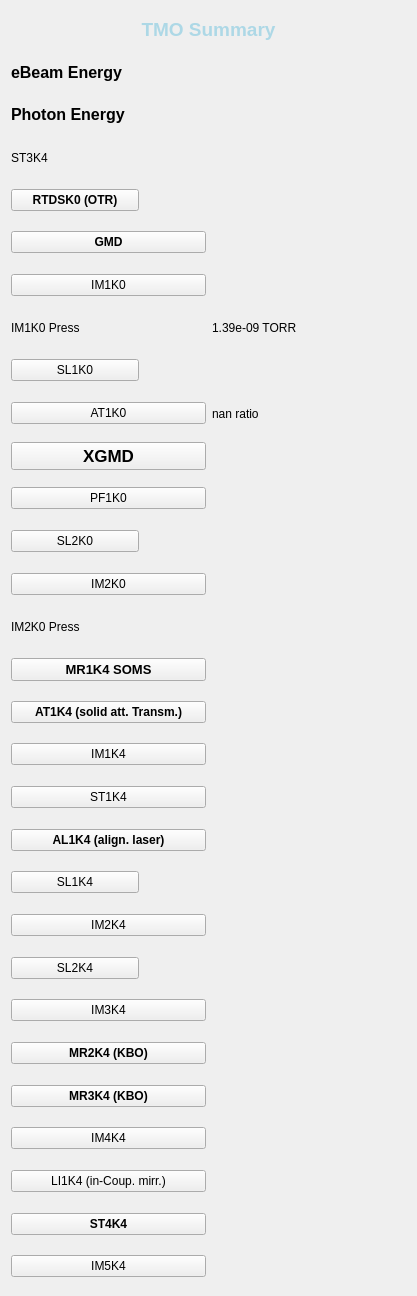
<?xml version="1.0" encoding="UTF-8"?>
<ui version="4.0">
 <class>Form</class>
 <widget class="QWidget" name="Form">
  <property name="geometry">
   <rect>
    <x>0</x>
    <y>0</y>
    <width>417</width>
    <height>1296</height>
   </rect>
  </property>
  <property name="sizePolicy">
   <sizepolicy hsizetype="Fixed" vsizetype="Fixed">
    <horstretch>0</horstretch>
    <verstretch>0</verstretch>
   </sizepolicy>
  </property>
  <property name="minimumSize">
   <size>
    <width>330</width>
    <height>830</height>
   </size>
  </property>
  <property name="maximumSize">
   <size>
    <width>10000000</width>
    <height>1000000</height>
   </size>
  </property>
  <property name="windowTitle">
   <string>Form</string>
  </property>
  <property name="styleSheet">
   <string notr="true"/>
  </property>
  <layout class="QVBoxLayout" name="verticalLayout_2">
   <item>
    <layout class="QVBoxLayout" name="verticalLayout">
     <item>
      <widget class="QLabel" name="label">
       <property name="font">
        <font>
         <pointsize>14</pointsize>
         <weight>75</weight>
         <bold>true</bold>
        </font>
       </property>
       <property name="styleSheet">
        <string notr="true">color:lightblue</string>
       </property>
       <property name="text">
        <string>TMO Summary</string>
       </property>
       <property name="alignment">
        <set>Qt::AlignCenter</set>
       </property>
      </widget>
     </item>
     <item>
      <layout class="QHBoxLayout" name="horizontalLayout_9">
       <item>
        <widget class="PyDMLabel" name="PyDMLabel">
         <property name="font">
          <font>
           <pointsize>12</pointsize>
           <weight>75</weight>
           <bold>true</bold>
          </font>
         </property>
         <property name="toolTip">
          <string/>
         </property>
         <property name="text">
          <string>eBeam Energy</string>
         </property>
        </widget>
       </item>
       <item>
        <widget class="PyDMLabel" name="PyDMLabel_2">
         <property name="font">
          <font>
           <pointsize>13</pointsize>
           <weight>75</weight>
           <bold>true</bold>
          </font>
         </property>
         <property name="toolTip">
          <string/>
         </property>
         <property name="precision" stdset="0">
          <number>3</number>
         </property>
         <property name="showUnits" stdset="0">
          <bool>true</bool>
         </property>
         <property name="precisionFromPV" stdset="0">
          <bool>false</bool>
         </property>
         <property name="channel" stdset="0">
          <string>ca://BEND:DMPS:420:BDES</string>
         </property>
        </widget>
       </item>
      </layout>
     </item>
     <item>
      <layout class="QHBoxLayout" name="horizontalLayout_25">
       <item>
        <widget class="PyDMLabel" name="PyDMLabel_3">
         <property name="font">
          <font>
           <pointsize>12</pointsize>
           <weight>75</weight>
           <bold>true</bold>
          </font>
         </property>
         <property name="toolTip">
          <string/>
         </property>
         <property name="text">
          <string>Photon Energy</string>
         </property>
        </widget>
       </item>
       <item>
        <widget class="PyDMLabel" name="PyDMLabel_4">
         <property name="font">
          <font>
           <pointsize>16</pointsize>
           <weight>75</weight>
           <bold>true</bold>
           <underline>true</underline>
          </font>
         </property>
         <property name="toolTip">
          <string/>
         </property>
         <property name="showUnits" stdset="0">
          <bool>true</bool>
         </property>
         <property name="channel" stdset="0">
          <string>ca://SIOC:SYS0:ML00:AO628</string>
         </property>
        </widget>
       </item>
      </layout>
     </item>
     <item>
      <layout class="QHBoxLayout" name="horizontalLayout_26">
       <item>
        <widget class="PyDMLabel" name="PyDMLabel_5">
         <property name="toolTip">
          <string/>
         </property>
         <property name="text">
          <string>ST3K4</string>
         </property>
        </widget>
       </item>
       <item>
        <widget class="PyDMLabel" name="PyDMLabel_6">
         <property name="toolTip">
          <string/>
         </property>
         <property name="channel" stdset="0">
          <string>ca://PPS:NEH1:1:ST3K4INSUM</string>
         </property>
        </widget>
       </item>
      </layout>
     </item>
     <item>
      <layout class="QHBoxLayout" name="horizontalLayout_27">
       <item>
        <widget class="PyDMShellCommand" name="PyDMShellCommand_22">
         <property name="font">
          <font>
           <weight>75</weight>
           <bold>true</bold>
          </font>
         </property>
         <property name="toolTip">
          <string/>
         </property>
         <property name="text">
          <string>RTDSK0 (OTR)</string>
         </property>
         <property name="showIcon" stdset="0">
          <bool>false</bool>
         </property>
         <property name="commands" stdset="0">
          <stringlist>
           <string>pydm /reg/g/pcds/epics-dev/jyin/screens/RTDSK0.ui</string>
          </stringlist>
         </property>
        </widget>
       </item>
       <item>
        <widget class="PyDMLabel" name="PyDMLabel_23">
         <property name="font">
          <font>
           <weight>75</weight>
           <bold>true</bold>
          </font>
         </property>
         <property name="toolTip">
          <string/>
         </property>
         <property name="channel" stdset="0">
          <string>ca://RTDSK0:MPA:01:POS_STATE_RBV</string>
         </property>
        </widget>
       </item>
       <item>
        <widget class="PyDMLabel" name="PyDMLabel_7">
         <property name="font">
          <font>
           <pointsize>9</pointsize>
           <weight>75</weight>
           <bold>true</bold>
          </font>
         </property>
         <property name="toolTip">
          <string/>
         </property>
         <property name="channel" stdset="0">
          <string>ca://RTDSK0:MPA:02:POS_STATE_RBV</string>
         </property>
        </widget>
       </item>
      </layout>
     </item>
     <item>
      <layout class="QHBoxLayout" name="horizontalLayout">
       <item>
        <widget class="PyDMShellCommand" name="gdet_shell">
         <property name="font">
          <font>
           <weight>75</weight>
           <bold>true</bold>
          </font>
         </property>
         <property name="toolTip">
          <string/>
         </property>
         <property name="text">
          <string>GMD</string>
         </property>
         <property name="showIcon" stdset="0">
          <bool>false</bool>
         </property>
         <property name="commands" stdset="0">
          <stringlist>
           <string>bash /reg/g/pcds/epics/ioc/kfe/gmd/current/gmdScreens/launch_gmd_main_pcds.sh</string>
          </stringlist>
         </property>
        </widget>
       </item>
       <item>
        <widget class="PyDMLabel" name="gmd_label">
         <property name="font">
          <font>
           <weight>75</weight>
           <bold>true</bold>
          </font>
         </property>
         <property name="toolTip">
          <string/>
         </property>
         <property name="precision" stdset="0">
          <number>4</number>
         </property>
         <property name="showUnits" stdset="0">
          <bool>true</bool>
         </property>
         <property name="precisionFromPV" stdset="0">
          <bool>false</bool>
         </property>
         <property name="alarmSensitiveContent" stdset="0">
          <bool>true</bool>
         </property>
         <property name="alarmSensitiveBorder" stdset="0">
          <bool>true</bool>
         </property>
         <property name="channel" stdset="0">
          <string>ca://EM1K0:GMD:HPS:AvgPulseIntensity</string>
         </property>
        </widget>
       </item>
      </layout>
     </item>
     <item>
      <layout class="QHBoxLayout" name="horizontalLayout_4">
       <item>
        <widget class="PyDMShellCommand" name="PyDMShellCommand_3">
         <property name="toolTip">
          <string/>
         </property>
         <property name="text">
          <string>IM1K0</string>
         </property>
         <property name="showIcon" stdset="0">
          <bool>false</bool>
         </property>
         <property name="commands" stdset="0">
          <stringlist>
           <string>/reg/g/pcds/epics/ioc/common/pgpCamlink/R0.7.3/children/build/iocBoot/ioc-kfe-pgp01/edm-ioc-kfe-pgp01.cmd</string>
          </stringlist>
         </property>
        </widget>
       </item>
       <item>
        <widget class="PyDMLabel" name="im1k0_label">
         <property name="toolTip">
          <string/>
         </property>
         <property name="showUnits" stdset="0">
          <bool>true</bool>
         </property>
         <property name="channel" stdset="0">
          <string>ca://IM1K0:XTES:CAM:ArrayRate_RBV</string>
         </property>
        </widget>
       </item>
      </layout>
     </item>
     <item>
      <layout class="QHBoxLayout" name="horizontalLayout_28">
       <item>
        <widget class="PyDMLabel" name="PyDMLabel_8">
         <property name="toolTip">
          <string/>
         </property>
         <property name="text">
          <string>IM1K0 Press</string>
         </property>
        </widget>
       </item>
       <item>
        <widget class="PyDMLabel" name="PyDMLabel_9">
         <property name="toolTip">
          <string/>
         </property>
         <property name="text">
          <string>1.39e-09 TORR</string>
         </property>
         <property name="showUnits" stdset="0">
          <bool>true</bool>
         </property>
         <property name="channel" stdset="0">
          <string>ca://IM1K0:XTES:GCC:1:PRESS_RBV</string>
         </property>
         <property name="displayFormat" stdset="0">
          <enum>PyDMLabel::Exponential</enum>
         </property>
        </widget>
       </item>
      </layout>
     </item>
     <item>
      <layout class="QHBoxLayout" name="horizontalLayout_5">
       <item>
        <widget class="PyDMShellCommand" name="PyDMShellCommand_4">
         <property name="toolTip">
          <string/>
         </property>
         <property name="text">
          <string>SL1K0</string>
         </property>
         <property name="showIcon" stdset="0">
          <bool>false</bool>
         </property>
         <property name="commands" stdset="0">
          <stringlist>
           <string>pydm mghaly/screens/devices/SL1K0-POWER.ui</string>
          </stringlist>
         </property>
        </widget>
       </item>
       <item>
        <widget class="PyDMLabel" name="PyDMLabel_10">
         <property name="toolTip">
          <string/>
         </property>
         <property name="precision" stdset="0">
          <number>1</number>
         </property>
         <property name="showUnits" stdset="0">
          <bool>true</bool>
         </property>
         <property name="precisionFromPV" stdset="0">
          <bool>false</bool>
         </property>
         <property name="channel" stdset="0">
          <string>ca://SL1K0:POWER:ACTUAL_XWIDTH_RBV</string>
         </property>
        </widget>
       </item>
       <item>
        <widget class="PyDMLabel" name="PyDMLabel_11">
         <property name="toolTip">
          <string/>
         </property>
         <property name="precision" stdset="0">
          <number>1</number>
         </property>
         <property name="showUnits" stdset="0">
          <bool>true</bool>
         </property>
         <property name="precisionFromPV" stdset="0">
          <bool>false</bool>
         </property>
         <property name="channel" stdset="0">
          <string>ca://SL1K0:POWER:ACTUAL_YWIDTH_RBV</string>
         </property>
        </widget>
       </item>
      </layout>
     </item>
     <item>
      <layout class="QHBoxLayout" name="horizontalLayout_2">
       <item>
        <widget class="PyDMShellCommand" name="PyDMShellCommand">
         <property name="toolTip">
          <string/>
         </property>
         <property name="text">
          <string>AT1K0</string>
         </property>
         <property name="showIcon" stdset="0">
          <bool>false</bool>
         </property>
         <property name="commands" stdset="0">
          <stringlist>
           <string>pydm /reg/g/pcds/epics-dev/mghaly/screens/vacuumscreens/AT1K0-GAS.ui</string>
          </stringlist>
         </property>
        </widget>
       </item>
       <item>
        <widget class="PyDMLabel" name="at1k0_label">
         <property name="toolTip">
          <string/>
         </property>
         <property name="text">
          <string>nan ratio</string>
         </property>
         <property name="precision" stdset="0">
          <number>1</number>
         </property>
         <property name="showUnits" stdset="0">
          <bool>true</bool>
         </property>
         <property name="precisionFromPV" stdset="0">
          <bool>false</bool>
         </property>
         <property name="channel" stdset="0">
          <string>ca://EM1K0:GMD:HPS:AvgTransmission</string>
         </property>
        </widget>
       </item>
      </layout>
     </item>
     <item>
      <layout class="QHBoxLayout" name="horizontalLayout_3">
       <item>
        <widget class="PyDMShellCommand" name="PyDMShellCommand_2">
         <property name="font">
          <font>
           <pointsize>13</pointsize>
           <weight>75</weight>
           <bold>true</bold>
          </font>
         </property>
         <property name="toolTip">
          <string/>
         </property>
         <property name="text">
          <string>XGMD</string>
         </property>
         <property name="showIcon" stdset="0">
          <bool>false</bool>
         </property>
         <property name="commands" stdset="0">
          <stringlist>
           <string>bash /reg/g/pcds/epics/ioc/kfe/gmd/current/gmdScreens/launch_xgmd_main_pcds.sh</string>
          </stringlist>
         </property>
        </widget>
       </item>
       <item>
        <widget class="PyDMLabel" name="xgmd_label">
         <property name="font">
          <font>
           <weight>75</weight>
           <bold>true</bold>
          </font>
         </property>
         <property name="toolTip">
          <string/>
         </property>
         <property name="precision" stdset="0">
          <number>4</number>
         </property>
         <property name="showUnits" stdset="0">
          <bool>true</bool>
         </property>
         <property name="precisionFromPV" stdset="0">
          <bool>false</bool>
         </property>
         <property name="channel" stdset="0">
          <string>ca://EM2K0:XGMD:HPS:AvgPulseIntensity</string>
         </property>
        </widget>
       </item>
      </layout>
     </item>
     <item>
      <layout class="QHBoxLayout" name="horizontalLayout_6">
       <item>
        <widget class="PyDMShellCommand" name="PyDMShellCommand_5">
         <property name="toolTip">
          <string/>
         </property>
         <property name="text">
          <string>PF1K0</string>
         </property>
         <property name="showIcon" stdset="0">
          <bool>false</bool>
         </property>
         <property name="commands" stdset="0">
          <stringlist>
           <string>typhos pf1k0</string>
          </stringlist>
         </property>
        </widget>
       </item>
       <item>
        <widget class="PyDMLabel" name="pf1k0_label">
         <property name="toolTip">
          <string/>
         </property>
         <property name="channel" stdset="0">
          <string>ca://PF1K0:WFS:MMS:STATE:GET_RBV</string>
         </property>
        </widget>
       </item>
      </layout>
     </item>
     <item>
      <layout class="QHBoxLayout" name="horizontalLayout_7">
       <item>
        <widget class="PyDMShellCommand" name="PyDMShellCommand_6">
         <property name="toolTip">
          <string/>
         </property>
         <property name="text">
          <string>SL2K0</string>
         </property>
         <property name="showIcon" stdset="0">
          <bool>false</bool>
         </property>
         <property name="commands" stdset="0">
          <stringlist>
           <string>pydm mghaly/screens/devices/SL2K0-POWER.ui</string>
          </stringlist>
         </property>
        </widget>
       </item>
       <item>
        <widget class="PyDMLabel" name="PyDMLabel_12">
         <property name="toolTip">
          <string/>
         </property>
         <property name="precision" stdset="0">
          <number>1</number>
         </property>
         <property name="showUnits" stdset="0">
          <bool>true</bool>
         </property>
         <property name="precisionFromPV" stdset="0">
          <bool>false</bool>
         </property>
         <property name="channel" stdset="0">
          <string>ca://SL2K0:POWER:ACTUAL_XWIDTH_RBV</string>
         </property>
        </widget>
       </item>
       <item>
        <widget class="PyDMLabel" name="PyDMLabel_13">
         <property name="toolTip">
          <string/>
         </property>
         <property name="precision" stdset="0">
          <number>1</number>
         </property>
         <property name="showUnits" stdset="0">
          <bool>true</bool>
         </property>
         <property name="precisionFromPV" stdset="0">
          <bool>false</bool>
         </property>
         <property name="channel" stdset="0">
          <string>ca://SL2K0:POWER:ACTUAL_YWIDTH_RBV</string>
         </property>
        </widget>
       </item>
      </layout>
     </item>
     <item>
      <layout class="QHBoxLayout" name="horizontalLayout_8">
       <item>
        <widget class="PyDMShellCommand" name="PyDMShellCommand_7">
         <property name="toolTip">
          <string/>
         </property>
         <property name="text">
          <string>IM2K0</string>
         </property>
         <property name="showIcon" stdset="0">
          <bool>false</bool>
         </property>
         <property name="commands" stdset="0">
          <stringlist>
           <string>/reg/g/pcds/epics/ioc/common/pgpCamlink/R0.7.3/children/build/iocBoot/ioc-kfe-pgp02/edm-ioc-kfe-pgp02.cmd</string>
          </stringlist>
         </property>
        </widget>
       </item>
       <item>
        <widget class="PyDMLabel" name="im2k0_label">
         <property name="toolTip">
          <string/>
         </property>
         <property name="showUnits" stdset="0">
          <bool>true</bool>
         </property>
         <property name="channel" stdset="0">
          <string>ca://IM2K0:XTES:CAM:ArrayRate_RBV</string>
         </property>
        </widget>
       </item>
      </layout>
     </item>
     <item>
      <layout class="QHBoxLayout" name="horizontalLayout_29">
       <item>
        <widget class="PyDMLabel" name="PyDMLabel_14">
         <property name="toolTip">
          <string/>
         </property>
         <property name="text">
          <string>IM2K0 Press</string>
         </property>
        </widget>
       </item>
       <item>
        <widget class="PyDMLabel" name="PyDMLabel_15">
         <property name="toolTip">
          <string/>
         </property>
         <property name="showUnits" stdset="0">
          <bool>true</bool>
         </property>
         <property name="channel" stdset="0">
          <string>ca://TV2K0:GCC:1:PRESS_RBV</string>
         </property>
         <property name="displayFormat" stdset="0">
          <enum>PyDMLabel::Exponential</enum>
         </property>
        </widget>
       </item>
      </layout>
     </item>
     <item>
      <layout class="QHBoxLayout" name="horizontalLayout_10">
       <item>
        <widget class="PyDMShellCommand" name="PyDMShellCommand_8">
         <property name="font">
          <font>
           <pointsize>10</pointsize>
           <weight>75</weight>
           <bold>true</bold>
          </font>
         </property>
         <property name="toolTip">
          <string/>
         </property>
         <property name="text">
          <string>MR1K4 SOMS</string>
         </property>
         <property name="showIcon" stdset="0">
          <bool>false</bool>
         </property>
         <property name="commands" stdset="0">
          <stringlist>
           <string>typhos mr1k4_soms</string>
          </stringlist>
         </property>
        </widget>
       </item>
       <item>
        <widget class="PyDMLabel" name="PyDMLabel_16">
         <property name="font">
          <font>
           <pointsize>12</pointsize>
           <weight>75</weight>
           <bold>true</bold>
          </font>
         </property>
         <property name="toolTip">
          <string/>
         </property>
         <property name="precision" stdset="0">
          <number>1</number>
         </property>
         <property name="showUnits" stdset="0">
          <bool>true</bool>
         </property>
         <property name="precisionFromPV" stdset="0">
          <bool>false</bool>
         </property>
         <property name="channel" stdset="0">
          <string>ca://MR1K4:SOMS:MMS:PITCH.RBV</string>
         </property>
        </widget>
       </item>
      </layout>
     </item>
     <item>
      <layout class="QHBoxLayout" name="horizontalLayout_11">
       <item>
        <widget class="PyDMShellCommand" name="PyDMShellCommand_9">
         <property name="font">
          <font>
           <pointsize>9</pointsize>
           <weight>75</weight>
           <bold>true</bold>
          </font>
         </property>
         <property name="toolTip">
          <string/>
         </property>
         <property name="text">
          <string>AT1K4 (solid att. Transm.)</string>
         </property>
         <property name="rules" stdset="0">
          <string>[]</string>
         </property>
         <property name="showIcon" stdset="0">
          <bool>false</bool>
         </property>
         <property name="commands" stdset="0">
          <stringlist>
           <string>typhos at1k4</string>
          </stringlist>
         </property>
        </widget>
       </item>
       <item>
        <widget class="PyDMLabel" name="at1k4_label">
         <property name="font">
          <font>
           <pointsize>16</pointsize>
           <weight>75</weight>
           <bold>true</bold>
          </font>
         </property>
         <property name="toolTip">
          <string/>
         </property>
         <property name="precision" stdset="0">
          <number>3</number>
         </property>
         <property name="showUnits" stdset="0">
          <bool>true</bool>
         </property>
         <property name="channel" stdset="0">
          <string>ca://AT1K4:CALC:SYS:ActualTransmission_RBV</string>
         </property>
         <property name="displayFormat" stdset="0">
          <enum>PyDMLabel::Decimal</enum>
         </property>
        </widget>
       </item>
      </layout>
     </item>
     <item>
      <layout class="QHBoxLayout" name="horizontalLayout_12">
       <item>
        <widget class="PyDMShellCommand" name="PyDMShellCommand_10">
         <property name="toolTip">
          <string/>
         </property>
         <property name="text">
          <string>IM1K4</string>
         </property>
         <property name="showIcon" stdset="0">
          <bool>false</bool>
         </property>
         <property name="commands" stdset="0">
          <stringlist>
           <string>/reg/g/pcds/epics/ioc/common/pgpCamlink/R0.7.3/children/build/iocBoot/ioc-kfe-pgp03/edm-ioc-kfe-pgp03.cmd</string>
          </stringlist>
         </property>
        </widget>
       </item>
       <item>
        <widget class="PyDMLabel" name="im1k4_label">
         <property name="toolTip">
          <string/>
         </property>
         <property name="showUnits" stdset="0">
          <bool>true</bool>
         </property>
         <property name="channel" stdset="0">
          <string>ca://IM1K4:XTES:CAM:ArrayRate_RBV</string>
         </property>
        </widget>
       </item>
      </layout>
     </item>
     <item>
      <layout class="QHBoxLayout" name="horizontalLayout_13">
       <item>
        <widget class="PyDMShellCommand" name="PyDMShellCommand_11">
         <property name="toolTip">
          <string/>
         </property>
         <property name="text">
          <string>ST1K4</string>
         </property>
         <property name="showIcon" stdset="0">
          <bool>false</bool>
         </property>
         <property name="commands" stdset="0">
          <stringlist>
           <string>typhos st1k4</string>
          </stringlist>
         </property>
        </widget>
       </item>
       <item>
        <widget class="PyDMLabel" name="st1k4_label">
         <property name="toolTip">
          <string/>
         </property>
         <property name="showUnits" stdset="0">
          <bool>true</bool>
         </property>
         <property name="precisionFromPV" stdset="0">
          <bool>true</bool>
         </property>
         <property name="channel" stdset="0">
          <string>ca://ST1K4:TEST:MMS:01.RBV</string>
         </property>
        </widget>
       </item>
      </layout>
     </item>
     <item>
      <layout class="QHBoxLayout" name="horizontalLayout_14">
       <item>
        <widget class="PyDMShellCommand" name="PyDMShellCommand_12">
         <property name="font">
          <font>
           <weight>75</weight>
           <bold>true</bold>
          </font>
         </property>
         <property name="toolTip">
          <string/>
         </property>
         <property name="text">
          <string>AL1K4 (align. laser)</string>
         </property>
         <property name="showIcon" stdset="0">
          <bool>false</bool>
         </property>
         <property name="commands" stdset="0">
          <stringlist>
           <string>typhos al1k4</string>
          </stringlist>
         </property>
        </widget>
       </item>
       <item>
        <widget class="PyDMLabel" name="al1k4_label">
         <property name="font">
          <font>
           <pointsize>12</pointsize>
           <weight>50</weight>
           <bold>false</bold>
          </font>
         </property>
         <property name="toolTip">
          <string/>
         </property>
         <property name="alarmSensitiveContent" stdset="0">
          <bool>false</bool>
         </property>
         <property name="channel" stdset="0">
          <string>ca://AL1K4:L2SI:MMS:STATE:GET_RBV</string>
         </property>
        </widget>
       </item>
      </layout>
     </item>
     <item>
      <layout class="QHBoxLayout" name="horizontalLayout_15">
       <item>
        <widget class="PyDMShellCommand" name="PyDMShellCommand_13">
         <property name="toolTip">
          <string/>
         </property>
         <property name="text">
          <string>SL1K4</string>
         </property>
         <property name="showIcon" stdset="0">
          <bool>false</bool>
         </property>
         <property name="commands" stdset="0">
          <stringlist>
           <string>pydm /cds/group/pcds/epics-dev/mghaly/screens/devices/SL1K4-SCATTER.ui</string>
          </stringlist>
         </property>
        </widget>
       </item>
       <item>
        <widget class="PyDMLabel" name="PyDMLabel_17">
         <property name="toolTip">
          <string/>
         </property>
         <property name="precision" stdset="0">
          <number>1</number>
         </property>
         <property name="showUnits" stdset="0">
          <bool>true</bool>
         </property>
         <property name="precisionFromPV" stdset="0">
          <bool>false</bool>
         </property>
         <property name="channel" stdset="0">
          <string>ca://SL1K4:SCATTER:ACTUAL_XWIDTH_RBV</string>
         </property>
        </widget>
       </item>
       <item>
        <widget class="PyDMLabel" name="PyDMLabel_18">
         <property name="toolTip">
          <string/>
         </property>
         <property name="precision" stdset="0">
          <number>1</number>
         </property>
         <property name="showUnits" stdset="0">
          <bool>true</bool>
         </property>
         <property name="precisionFromPV" stdset="0">
          <bool>false</bool>
         </property>
         <property name="channel" stdset="0">
          <string>ca://SL1K4:SCATTER:ACTUAL_YWIDTH_RBV</string>
         </property>
        </widget>
       </item>
      </layout>
     </item>
     <item>
      <layout class="QHBoxLayout" name="horizontalLayout_16">
       <item>
        <widget class="PyDMShellCommand" name="PyDMShellCommand_14">
         <property name="toolTip">
          <string/>
         </property>
         <property name="text">
          <string>IM2K4</string>
         </property>
         <property name="showIcon" stdset="0">
          <bool>false</bool>
         </property>
         <property name="commands" stdset="0">
          <stringlist>
           <string>/reg/g/pcds/epics/ioc/kfe/gigECam/R1.0.0/build/iocBoot/ioc-im2k4-gige/edm-ioc-im2k4-gige.cmd</string>
          </stringlist>
         </property>
        </widget>
       </item>
       <item>
        <widget class="PyDMLabel" name="im2k4_label">
         <property name="toolTip">
          <string/>
         </property>
         <property name="showUnits" stdset="0">
          <bool>true</bool>
         </property>
         <property name="channel" stdset="0">
          <string>ca://IM2K4:PPM:CAM:ArrayRate_RBV</string>
         </property>
        </widget>
       </item>
      </layout>
     </item>
     <item>
      <layout class="QHBoxLayout" name="horizontalLayout_17">
       <item>
        <widget class="PyDMShellCommand" name="PyDMShellCommand_15">
         <property name="toolTip">
          <string/>
         </property>
         <property name="text">
          <string>SL2K4</string>
         </property>
         <property name="showIcon" stdset="0">
          <bool>false</bool>
         </property>
         <property name="commands" stdset="0">
          <stringlist>
           <string>pydm /cds/group/pcds/epics-dev/mghaly/screens/devices/SL2K4-SCATTER.ui</string>
          </stringlist>
         </property>
        </widget>
       </item>
       <item>
        <widget class="PyDMLabel" name="PyDMLabel_19">
         <property name="toolTip">
          <string/>
         </property>
         <property name="precision" stdset="0">
          <number>1</number>
         </property>
         <property name="showUnits" stdset="0">
          <bool>true</bool>
         </property>
         <property name="precisionFromPV" stdset="0">
          <bool>false</bool>
         </property>
         <property name="channel" stdset="0">
          <string>ca://SL2K4:SCATTER:ACTUAL_XWIDTH_RBV</string>
         </property>
        </widget>
       </item>
       <item>
        <widget class="PyDMLabel" name="PyDMLabel_20">
         <property name="toolTip">
          <string/>
         </property>
         <property name="precision" stdset="0">
          <number>1</number>
         </property>
         <property name="showUnits" stdset="0">
          <bool>true</bool>
         </property>
         <property name="precisionFromPV" stdset="0">
          <bool>false</bool>
         </property>
         <property name="channel" stdset="0">
          <string>ca://SL2K4:SCATTER:ACTUAL_YWIDTH_RBV</string>
         </property>
        </widget>
       </item>
      </layout>
     </item>
     <item>
      <layout class="QHBoxLayout" name="horizontalLayout_18">
       <item>
        <widget class="PyDMShellCommand" name="PyDMShellCommand_16">
         <property name="toolTip">
          <string/>
         </property>
         <property name="text">
          <string>IM3K4</string>
         </property>
         <property name="showIcon" stdset="0">
          <bool>false</bool>
         </property>
         <property name="commands" stdset="0">
          <stringlist>
           <string>/reg/g/pcds/epics/ioc/tmo/gigECam/R1.0.0/build/iocBoot/ioc-im3k4-gige/edm-ioc-im3k4-gige.cmd</string>
          </stringlist>
         </property>
        </widget>
       </item>
       <item>
        <widget class="PyDMLabel" name="im3k4_label">
         <property name="toolTip">
          <string/>
         </property>
         <property name="showUnits" stdset="0">
          <bool>true</bool>
         </property>
         <property name="channel" stdset="0">
          <string>ca://IM3K4:PPM:CAM:ArrayRate_RBV</string>
         </property>
        </widget>
       </item>
      </layout>
     </item>
     <item>
      <layout class="QHBoxLayout" name="horizontalLayout_19">
       <item>
        <widget class="PyDMShellCommand" name="PyDMShellCommand_17">
         <property name="font">
          <font>
           <weight>75</weight>
           <bold>true</bold>
          </font>
         </property>
         <property name="toolTip">
          <string/>
         </property>
         <property name="text">
          <string>MR2K4 (KBO)</string>
         </property>
         <property name="showIcon" stdset="0">
          <bool>false</bool>
         </property>
         <property name="commands" stdset="0">
          <stringlist>
           <string>typhos mr2k4_kbo</string>
          </stringlist>
         </property>
        </widget>
       </item>
       <item>
        <widget class="PyDMLabel" name="PyDMLabel_21">
         <property name="toolTip">
          <string/>
         </property>
         <property name="precision" stdset="0">
          <number>1</number>
         </property>
         <property name="showUnits" stdset="0">
          <bool>true</bool>
         </property>
         <property name="precisionFromPV" stdset="0">
          <bool>false</bool>
         </property>
         <property name="channel" stdset="0">
          <string>ca://MR2K4:KBO:MMS:PITCH.RBV</string>
         </property>
        </widget>
       </item>
      </layout>
     </item>
     <item>
      <layout class="QHBoxLayout" name="horizontalLayout_20">
       <item>
        <widget class="PyDMShellCommand" name="PyDMShellCommand_18">
         <property name="font">
          <font>
           <weight>75</weight>
           <bold>true</bold>
          </font>
         </property>
         <property name="toolTip">
          <string/>
         </property>
         <property name="text">
          <string>MR3K4 (KBO)</string>
         </property>
         <property name="showIcon" stdset="0">
          <bool>false</bool>
         </property>
         <property name="commands" stdset="0">
          <stringlist>
           <string>typhos mr3k4_kbo</string>
          </stringlist>
         </property>
        </widget>
       </item>
       <item>
        <widget class="PyDMLabel" name="PyDMLabel_22">
         <property name="toolTip">
          <string/>
         </property>
         <property name="precision" stdset="0">
          <number>1</number>
         </property>
         <property name="showUnits" stdset="0">
          <bool>true</bool>
         </property>
         <property name="precisionFromPV" stdset="0">
          <bool>false</bool>
         </property>
         <property name="channel" stdset="0">
          <string>ca://MR3K4:KBO:MMS:PITCH.RBV</string>
         </property>
        </widget>
       </item>
      </layout>
     </item>
     <item>
      <layout class="QHBoxLayout" name="horizontalLayout_21">
       <item>
        <widget class="PyDMShellCommand" name="PyDMShellCommand_19">
         <property name="toolTip">
          <string/>
         </property>
         <property name="text">
          <string>IM4K4</string>
         </property>
         <property name="showIcon" stdset="0">
          <bool>false</bool>
         </property>
         <property name="commands" stdset="0">
          <stringlist>
           <string>/reg/g/pcds/epics/ioc/tmo/gigECam/R1.0.0/build/iocBoot/ioc-im4k4-gige/edm-ioc-im4k4-gige.cmd</string>
          </stringlist>
         </property>
        </widget>
       </item>
       <item>
        <widget class="PyDMLabel" name="im4k4_label">
         <property name="toolTip">
          <string/>
         </property>
         <property name="showUnits" stdset="0">
          <bool>true</bool>
         </property>
         <property name="channel" stdset="0">
          <string>ca://IM4K4:PPM:CAM:ArrayRate_RBV</string>
         </property>
        </widget>
       </item>
      </layout>
     </item>
     <item>
      <layout class="QHBoxLayout" name="horizontalLayout_22">
       <item>
        <widget class="PyDMShellCommand" name="PyDMShellCommand_20">
         <property name="toolTip">
          <string/>
         </property>
         <property name="text">
          <string>LI1K4 (in-Coup. mirr.)</string>
         </property>
         <property name="showIcon" stdset="0">
          <bool>false</bool>
         </property>
         <property name="commands" stdset="0">
          <stringlist>
           <string>typhos li1k4</string>
          </stringlist>
         </property>
        </widget>
       </item>
       <item>
        <widget class="PyDMLabel" name="li1k4_label">
         <property name="toolTip">
          <string/>
         </property>
         <property name="alarmSensitiveBorder" stdset="0">
          <bool>true</bool>
         </property>
         <property name="channel" stdset="0">
          <string>ca://LI1K4:IP1:MMS:STATE:GET_RBV</string>
         </property>
        </widget>
       </item>
      </layout>
     </item>
     <item>
      <layout class="QHBoxLayout" name="horizontalLayout_23">
       <item>
        <widget class="PyDMShellCommand" name="PyDMShellCommand_21">
         <property name="font">
          <font>
           <weight>75</weight>
           <bold>true</bold>
          </font>
         </property>
         <property name="toolTip">
          <string/>
         </property>
         <property name="text">
          <string>ST4K4</string>
         </property>
         <property name="showIcon" stdset="0">
          <bool>false</bool>
         </property>
         <property name="commands" stdset="0">
          <stringlist>
           <string>pydm /cds/group/pcds/epics-dev/aegger/screens/tmo/st4k4_temp.ui</string>
          </stringlist>
         </property>
        </widget>
       </item>
       <item>
        <widget class="PyDMLabel" name="st4k4_label">
         <property name="font">
          <font>
           <pointsize>12</pointsize>
           <weight>75</weight>
           <bold>true</bold>
          </font>
         </property>
         <property name="toolTip">
          <string/>
         </property>
         <property name="channel" stdset="0">
          <string>ca://ST4K4:TMO_TERM:nPositionState_RBV</string>
         </property>
        </widget>
       </item>
      </layout>
     </item>
     <item>
      <layout class="QHBoxLayout" name="horizontalLayout_24">
       <item>
        <widget class="PyDMShellCommand" name="im5k4_shell">
         <property name="toolTip">
          <string/>
         </property>
         <property name="text">
          <string>IM5K4</string>
         </property>
         <property name="showIcon" stdset="0">
          <bool>false</bool>
         </property>
         <property name="commands" stdset="0">
          <stringlist>
           <string>/reg/neh/home4/zlentz/github/lcls2-fee-cams/build/iocBoot/ioc-im5k4-gige/edm-ioc-im5k4-gige.cmd</string>
          </stringlist>
         </property>
        </widget>
       </item>
       <item>
        <widget class="PyDMLabel" name="im5k4_label">
         <property name="toolTip">
          <string/>
         </property>
         <property name="channel" stdset="0">
          <string>ca://IM5K4:PPM:CAM:ArrayRate_RBV</string>
         </property>
        </widget>
       </item>
      </layout>
     </item>
    </layout>
   </item>
  </layout>
 </widget>
 <customwidgets>
  <customwidget>
   <class>PyDMLabel</class>
   <extends>QLabel</extends>
   <header>pydm.widgets.label</header>
  </customwidget>
  <customwidget>
   <class>PyDMShellCommand</class>
   <extends>QPushButton</extends>
   <header>pydm.widgets.shell_command</header>
  </customwidget>
 </customwidgets>
 <resources/>
 <connections/>
</ui>
